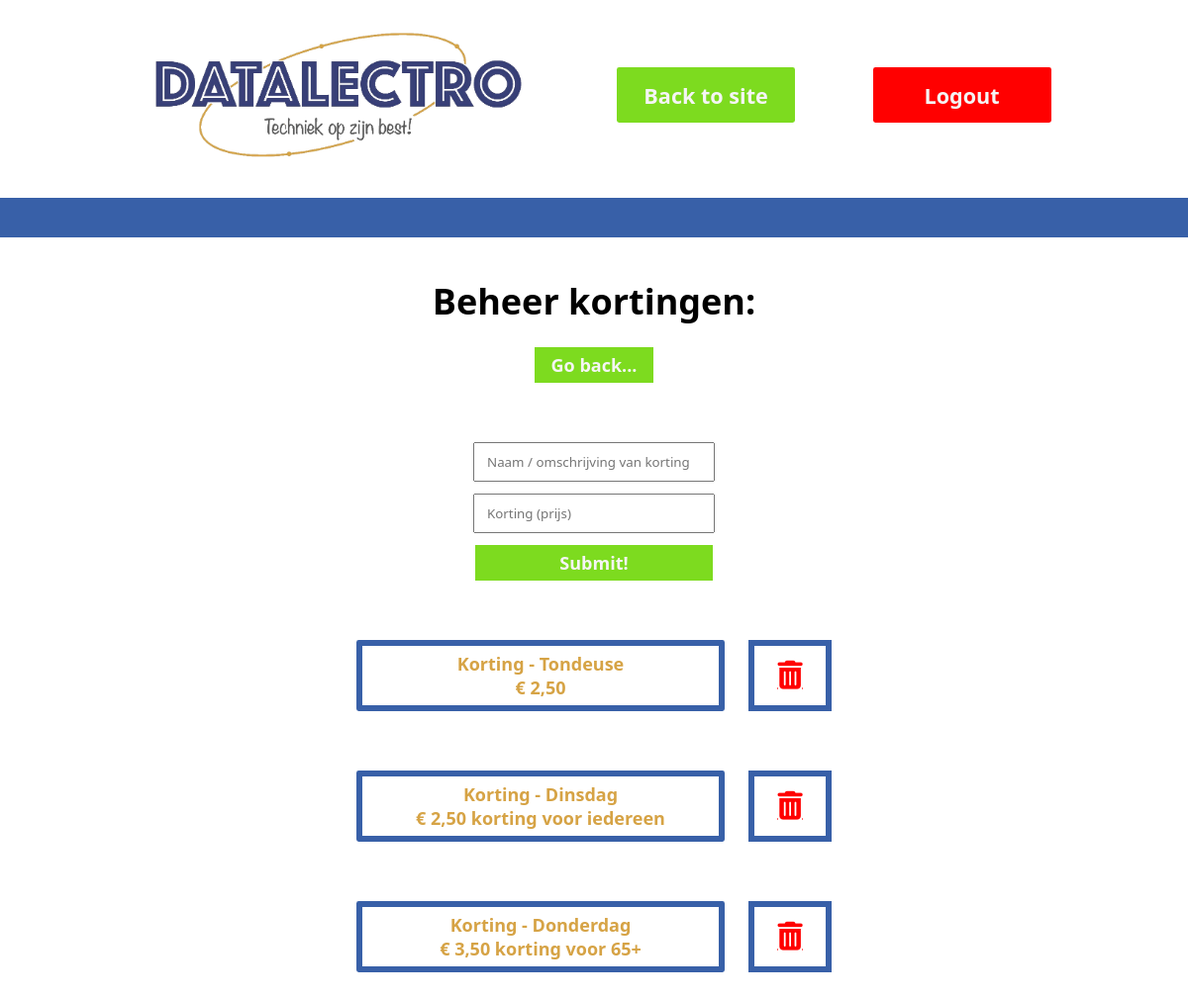
/sitemanager/kortingen (signed in), run on the app's committed database.
### Sitemanager/models.py (models this page shows, shortened)
class salePrices(models.Model):
    saleName = models.CharField(max_length=30)
    salePrice = models.CharField(max_length=30)
    class Meta:
        verbose_name_plural = "Korting namen en prijzen"

### Sitemanager/views.py (the view)
# urls.py: path('kortingen', views.salesView, name="kortingen"),
def salesView(request):
    if not request.user.is_authenticated:
        return redirect('/login')
    kortingen = salePrices.objects.all()
    data = {
        'page': 'DataLectro-Sitemanager/sales.html',
        'kortingen': kortingen,
    }
    if request.method == 'POST' and 'add' in request.POST:
        form = salePrices()
        form.saleName = request.POST.get('saleName')
        form.salePrice = request.POST.get('salePrice')
        form.save()
    return render(request, 'DataLectro-Sitemanager/index.html', data)

### Templates/DataLectro-Sitemanager/index.html (shortened to what this page needs)
{% load static %}
<!DOCTYPE html>
<html lang="en">
<head>
    <link rel="stylesheet" href="{% static 'DataLectro-Sitemanager/CSS/index.css' %}">
</head>
<body>
    <header>
        <div class="header-PC">
            <div class="topTitle">
                <a href="/" class="logo">
                    <img src="{% static 'DataLectro-Sitemanager/IMG/logoNew.png' %}">
                </a>
                <a class="a" href="/">Back to site</a>
                <a class="a" href="/logout" style="background-color: red;">Logout</a>
            </div>
            <div class="navList">
            </div>
        </div>
    </header>
    {% include page %}
</body>
</html>

### Templates/DataLectro-Sitemanager/sales.html (shortened to what this page needs)
{% load static %}
<head>
    <link rel="stylesheet" href="{% static 'DataLectro-Sitemanager/CSS/sales.css' %}">
</head>
<main>
    <div class="title">
        <h1>Beheer kortingen:</h1>
    </div>
    <a href="/sitemanager" class="return">
        <div>Go back...</div>
    </a>
    <form method="post">
        <input type="text" name="saleName" placeholder="Naam / omschrijving van korting">
        <input type="text" name="salePrice" placeholder="Korting (prijs)">
        <button name="add" type="submit">Submit!</button>
    </form>
    <div class="pagesList">
        {% for korting in kortingen %}
        <div class="itemBox">
            <div class="pageLink">
                <p>Korting - {{ korting.saleName }}</p>
                <p>{{ korting.salePrice }}</p>
            </div>
            <a class="delIcon" href="/sitemanager/kortingen/delete/{{ korting.id }}"><i class="fa fa-trash"></i></a>
        </div>
        {% endfor %}
    </div>
</main>

### Static/DataLectro-Sitemanager/CSS/index.css (style rules this page uses)
* { margin: 0; padding: 0; font-family: "Segoe UI"; }
header { margin-top: 2vh; margin-bottom: 5vh; height: 28vh; display: flex; align-items: center; justify-content: center; }
.header-PC { height: 100%; width: 100%; display: flex; align-items: center; justify-content: space-between; flex-direction: column; }
.topTitle { height: 20vh; width: 90%; display: flex; align-items: center; justify-content: space-evenly; }
.logo { height: 80%; display: flex; align-items: center; justify-content: center; }
.logo img { height: 100%; }
header .a { height: 35%; width: 15vw; background: rgb(125, 219, 31); color: whitesmoke; font-size: 1.8vw; font-weight: 900; border-radius: 0.2vw; text-decoration: none; display: flex; align-items: center; justify-content: center; }
.navList { height: 40px; width: 100%; background: #3860A8; display: flex; align-items: center; justify-content: space-evenly; font-weight: bolder; }

### Static/DataLectro-Sitemanager/CSS/sales.css (style rules this page uses)
@media (min-width: 800px) { main { display: flex; align-items: center; flex-direction: column; } }
@media (min-width: 800px) { .title { font-size: 1.5vw; margin-bottom: 1.8vw; } }
@media (min-width: 800px) { .return { height: 3vw; width: 10vw; background: rgb(125, 219, 31); display: flex; align-items: center; justify-content: center; color: whitesmoke; font-size: 1.5vw; font-weight: 900; text-decoration: none; margin-bottom: 5vw; } }
@media (min-width: 800px) { form { height: auto; display: flex; align-items: center; justify-content: space-between; flex-direction: column; } }
@media (min-width: 800px) { form input { height: 1vw; padding: 1vw; width: 18vw; margin-bottom: 1vw; outline: none; } }
@media (min-width: 800px) { form button { height: 3vw; width: 20vw; cursor: pointer; border: none; background: rgb(125, 219, 31); color: whitesmoke; font-size: 1.5vw; font-weight: 900; } }
@media (min-width: 800px) { .itemBox { display: flex; align-items: center; justify-content: space-between; margin-bottom: 3vw; } }
@media (min-width: 800px) { .pagesList { height: auto; padding: 5vw; margin-left: 10vw; margin-right: 10vw; width: 70vw; display: flex; align-items: center; justify-content: space-between; flex-direction: column; } }
@media (min-width: 800px) { .pageLink { height: 5vw; width: 30vw; display: flex; align-items: center; justify-content: center; flex-direction: column; border: solid 0.5vw #3860A8; border-radius: 0.2vw; margin-bottom: 2vw; text-decoration: none; } }
@media (min-width: 800px) { .pageLink p { font-size: 1.5vw; font-weight: 900; color: #d6a345; } }
@media (min-width: 800px) { .delIcon { font-size: 2.4vw; color: red; height: 5vw; width: 6vw; margin-bottom: 2vw; border: solid 0.5vw #3860A8; margin-left: 2vw; display: flex; align-items: center; justify-content: center; } }

### data on the page
salePrices: saleName "Tondeuse", salePrice "€ 2,50"
salePrices: saleName "Dinsdag", salePrice "€ 2,50 korting voor iedereen"
salePrices: saleName "Donderdag", salePrice "€ 3,50 korting voor 65+"
